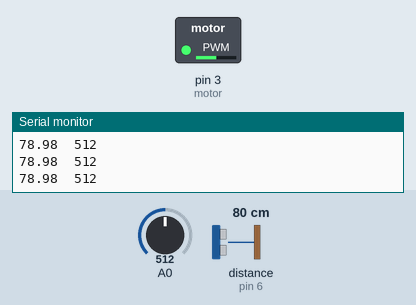
A sketch run on a simulated Arduino Uno, built with avr-gcc and run on an emulated ATmega328P. On the bench: switched loads named in the sketch (green lamp = pin HIGH), the last lines printed to the serial monitor. Wiring (inferred from the names in the program): ultrasonic range finder: trigger pin 7; echo pin 6. Inputs (shaded band) come from the test bench; at power-on: A0 = 512, distance to the obstacle (sensor on pin 6) 80 cm. The echo pulse lasts 58.3 µs per cm; pins used as bus, display or sensor lines are not drawn.

Above: at 1.2 s.
1.3 s: A0 set to 109
At 2.1 s:
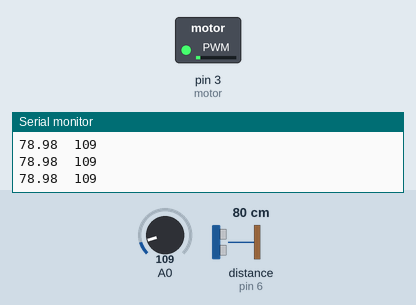
2.8 s: A0 set to 95
At 3.1 s:
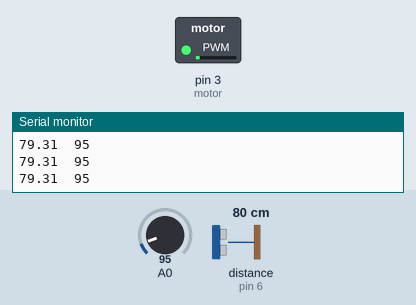
4.3 s: distance to the obstacle (sensor on pin 6) set to 120 cm
At 4.7 s:
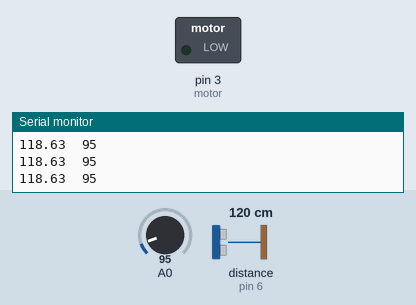
5.8 s: distance to the obstacle (sensor on pin 6) set to 2 cm
At 6.8 s:
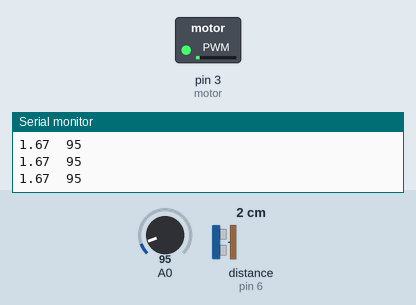
7.3 s: A0 set to 716
At 7.9 s:
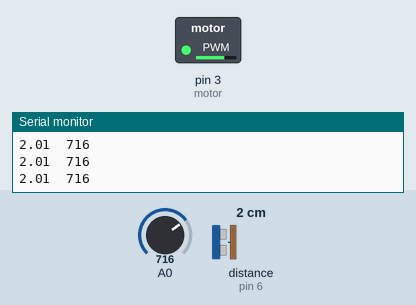
8.8 s: A0 set to 900
At 10.2 s:
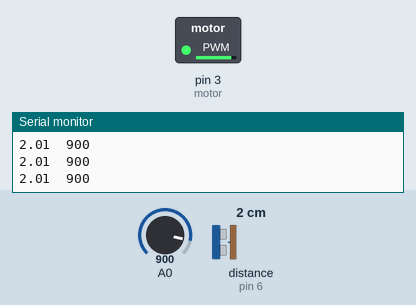
Timing chart, 0 to 11.3 s (numbered marks = the images above; inputs shaded):
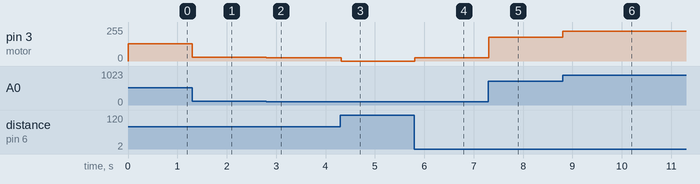

Measured:
- after the input at 1.3 s, pin 3 (motor): 128/255 → 27/255 at once
- after the input at 2.8 s, pin 3 (motor): 27/255 → 23/255 at once
- after the input at 4.3 s, pin 3 (motor): 23/255 → 0/255 at once
- after the input at 5.8 s, pin 3 (motor): 0/255 → 23/255 at once
- after the input at 7.3 s, pin 3 (motor): 23/255 → 179/255 at once
- after the input at 8.8 s, pin 3 (motor): 179/255 → 225/255 at once

The sketch:

saurabh_project1.ino
```cpp
/*
Saurabh Salvi

MARS Project - 1

Code to control the turn of the car when
an obstacle comes near the car
*/

int Trig = 7;
int Echo = 6;
int motor = 3;
float time;
float distance;
int potVal;

void setup()
{
  pinMode(Trig, OUTPUT);
  pinMode(Echo, INPUT);
  pinMode(motor, OUTPUT);
  pinMode(A0, INPUT);
  Serial.begin(9600);
}

void loop()
{
  digitalWrite(Trig, LOW);// Clearing purpose
  delayMicroseconds(10);

  digitalWrite(Trig, HIGH);//On the trig pin
  delayMicroseconds(10);
  digitalWrite(Trig, LOW);
  delayMicroseconds(10);

  time = pulseIn(Echo, HIGH);
  distance = (time * 0.034)/2 ;

  Serial.print(distance);
  Serial.print("  ");

  if(distance <= 100){
  		potVal = analogRead(A0);
    	analogWrite(motor, potVal/4);
    	Serial.println(potVal);
  }
  else{
  		analogWrite(motor, 0);
    	Serial.println(potVal);
  }
}
```
